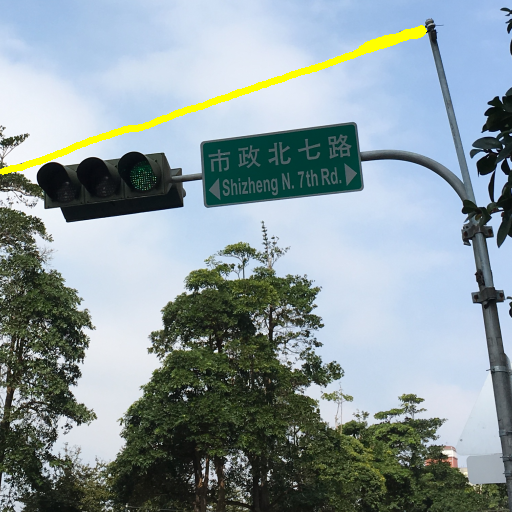
#> input picture 20_restoration/Ch07影像還原/Shizheng_N7_Mask.bmp, 512 x 512 px
$ python inpainting.py
#> lines starting #> are read from the running program, lines starting #| are printed output that depends on the picture; after the words box and inside, x2 and y2 are one past the last pixel; in counts of white or black regions, pixels touching at a corner belong together
#> in main, img1 is the input picture: shape (512, 512, 3); mean B, G, R 158.6, 154.3, 139.4
import numpy as np
import cv2

def inpainting( f, method = 1 ):
#> called with method = 1
	nr, nc = f.shape[:2]
#> nr = 512; nc = 512
	mask = np.zeros( [ nr, nc ], dtype = 'uint8' )  # 建立遮罩
	for x in range( nr ):
		for y in range( nc ):
			if f[x,y,0] == 0 and f[x,y,1] == 255 and f[x,y,2] == 255:
				mask[x,y] = 255
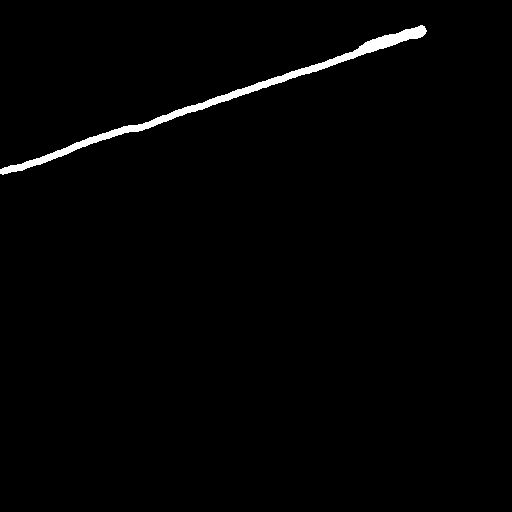
#> mask: shape (512, 512); 1.3% white; 1 white region, box (x1, y1, x2, y2) and area: (0, 25, 427, 175) 3365
	if method == 1:
		g = cv2.inpaint( f, mask, 3, cv2.INPAINT_NS )
	else:
		g = cv2.inpaint( f, mask, 3, cv2.INPAINT_TELEA )
	return g

def main( ):
	img1 = cv2.imread( "Shizheng_N7_Mask.bmp", -1 )
	img2 = inpainting( img1, 1 )
	cv2.imshow( "Original Image", img1 )
	cv2.imshow( "Inpainting", img2 )
	cv2.waitKey( 0 )

main( )
